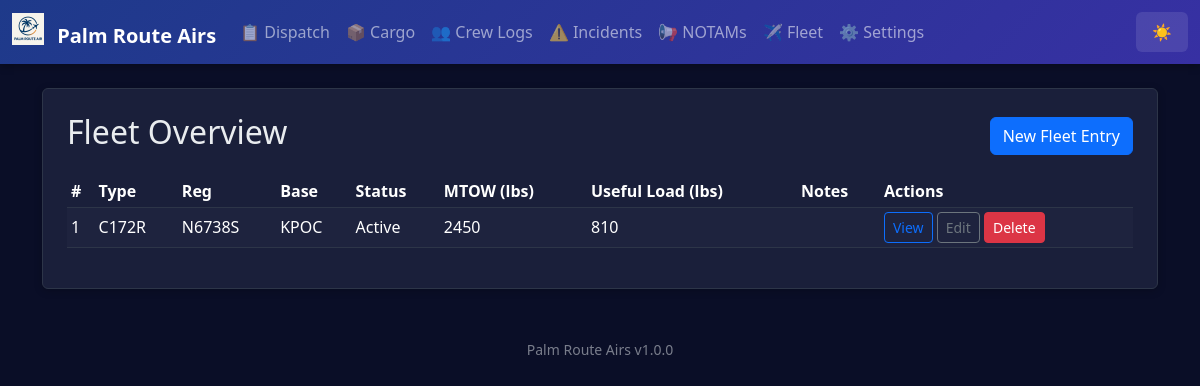
The app's page /fleet/history, older data.
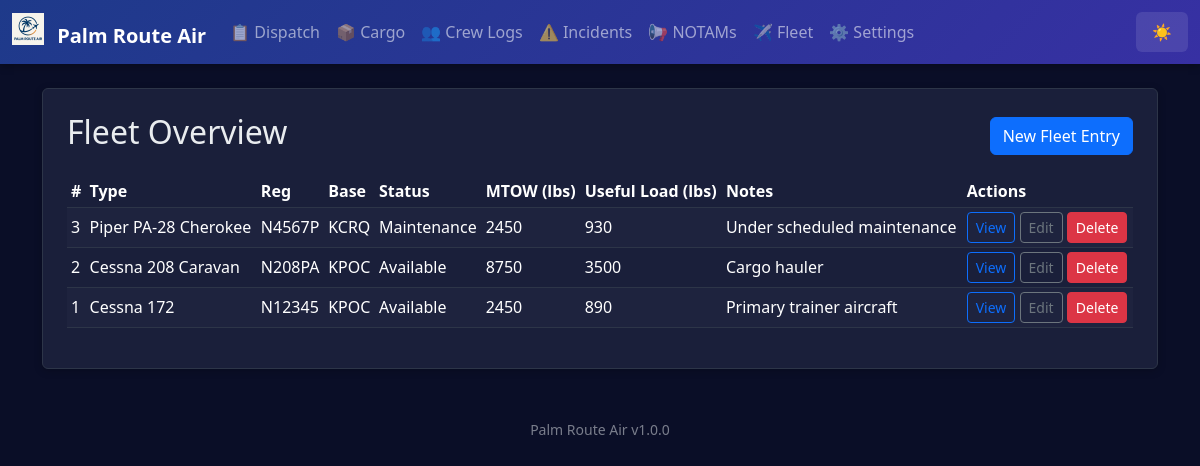
The same page, newer data.
### app.py (models this page shows)
class AppSettings(db.Model):
    id = db.Column(db.Integer, primary_key=True)
    company_name = db.Column(db.String(100), default='Palm Route Air')
    logo_filename = db.Column(db.String(120))  # stored in static/logos/
    difficulty = db.Column(db.String(20), default='Normal')  # Easy, Normal, Hard, Realistic
    realism_fuel_variance = db.Column(db.Float, default=0.05)  # ±5% revenue jitter
    realism_destination_penalty = db.Column(db.Float, default=0.25)  # 25% penalty for missed destination
    currency_symbol = db.Column(db.String(5), default='$')
    distance_unit = db.Column(db.String(10), default='NM')  # NM or KM
    weight_unit = db.Column(db.String(10), default='lbs')  # lbs or kg
    show_workflow_help = db.Column(db.Integer, default=1)  # 1 = show, 0 = hide

class FleetEntry(db.Model):
    id = db.Column(db.Integer, primary_key=True)
    aircraft_type = db.Column(db.String(50))
    registration = db.Column(db.String(20))
    base = db.Column(db.String(10))
    status = db.Column(db.String(20))
    max_takeoff_weight = db.Column(db.String(20))
    useful_load = db.Column(db.String(20))
    notes = db.Column(db.Text)

### app.py (the view)
@app.route('/fleet/history')
def fleet_history():
    entries = FleetEntry.query.order_by(FleetEntry.id.desc()).all()
    return render_template('fleet_history.html', entries=entries)

### app.py (called while the page is built)
@app.context_processor
def inject_settings():
    try:
        settings = AppSettings.query.first()
        if not settings:
            settings = AppSettings(company_name='Palm Route Air')
    except:
        settings = None
    return dict(app_settings=settings, app_version=APP_VERSION)

### templates/fleet_history.html
{% extends 'base.html' %}
{% block content %}
<div class="p-4 bg-white rounded shadow-sm">
  <div class="d-flex justify-content-between align-items-center mb-3">
    <h2>Fleet Overview</h2>
    <a href="{{ url_for('fleet') }}" class="btn btn-primary">New Fleet Entry</a>
  </div>
  {% if entries %}
  <div class="table-responsive">
    <table class="table table-sm table-striped align-middle">
      <thead>
        <tr>
          <th>#</th>
          <th>Type</th>
          <th>Reg</th>
          <th>Base</th>
          <th>Status</th>
          <th>MTOW (lbs)</th>
          <th>Useful Load (lbs)</th>
          <th>Notes</th>
          <th>Actions</th>
        </tr>
      </thead>
      <tbody>
        {% for f in entries %}
        <tr>
          <td>{{ f.id }}</td>
          <td>{{ f.aircraft_type }}</td>
          <td>{{ f.registration }}</td>
          <td>{{ f.base }}</td>
          <td>{{ f.status }}</td>
          <td>{{ f.max_takeoff_weight }}</td>
          <td>{{ f.useful_load }}</td>
          <td style="max-width: 260px; white-space: nowrap; overflow: hidden; text-overflow: ellipsis;">{{ f.notes }}</td>
          <td class="text-nowrap">
            <a class="btn btn-outline-primary btn-sm" href="{{ url_for('fleet_detail', id=f.id) }}">View</a>
            <a class="btn btn-outline-secondary btn-sm" href="{{ url_for('fleet_edit', id=f.id) }}">Edit</a>
            <form action="{{ url_for('delete_fleet', id=f.id) }}" method="post" class="d-inline">
              <button class="btn btn-danger btn-sm" onclick="return confirm('Delete this fleet entry?')">Delete</button>
            </form>
          </td>
        </tr>
        {% endfor %}
      </tbody>
    </table>
  </div>
  {% else %}
  <p class="text-muted">No fleet entries saved yet.</p>
  {% endif %}
</div>
{% endblock %}

### templates/base.html (shortened to what this page needs)
<!doctype html>
<html lang="en" data-bs-theme="dark">
  <head>
    <link href="https://cdn.jsdelivr.net/npm/bootstrap@5.3.3/dist/css/bootstrap.min.css" rel="stylesheet">
  </head>
  <body>
    <nav class="navbar navbar-expand-lg navbar-dark mb-4">
      <div class="container-fluid">
        <a class="navbar-brand fw-bold" href="{{ url_for('index') }}">
          {% if app_settings and app_settings.logo_filename %}
            <img src="{{ url_for('static', filename='logos/' + app_settings.logo_filename) }}" height="32" class="me-2" style="vertical-align: -0.125em;" alt="Logo">
          {% endif %}
          {{ app_settings.company_name if app_settings else 'Palm Route Air' }}
        </a>
        <div class="collapse navbar-collapse" id="navbarNav">
          <ul class="navbar-nav me-auto">
            <li class="nav-item"><a class="nav-link" href="{{ url_for('dispatch_history') }}">📋 Dispatch</a></li>
            <li class="nav-item"><a class="nav-link" href="{{ url_for('cargo_history') }}">📦 Cargo</a></li>
            <li class="nav-item"><a class="nav-link" href="{{ url_for('crew_history') }}">👥 Crew Logs</a></li>
            <li class="nav-item"><a class="nav-link" href="{{ url_for('incident_history') }}">⚠️ Incidents</a></li>
            <li class="nav-item"><a class="nav-link" href="{{ url_for('notams_history') }}">📢 NOTAMs</a></li>
            <li class="nav-item"><a class="nav-link" href="{{ url_for('fleet_history') }}">✈️ Fleet</a></li>
            <li class="nav-item"><a class="nav-link" href="{{ url_for('settings') }}">⚙️ Settings</a></li>
          </ul>
          <button class="theme-toggle text-white" onclick="toggleTheme()" title="Toggle theme">
            <span id="theme-icon">🌙</span>
          </button>
        </div>
      </div>
    </nav>
    <main class="container mb-5">
      {% block content %}{% endblock %}
    </main>
    <footer class="container text-center pb-3">
      <small class="text-muted">{{ app_settings.company_name if app_settings else 'Palm Route Air' }} {{ app_version }}</small>
    </footer>
  </body>
</html>

Row changes from the older to the newer data that the page shows:
changed AppSettings: company_name "Palm Route Airs" → "Palm Route Air"
added FleetEntry: id "3", aircraft_type "Piper PA-28 Cherokee", registration "N4567P", base "KCRQ", status "Maintenance", max_takeoff_weight "2450", useful_load "930", notes "Under scheduled maintenance"
added FleetEntry: id "2", aircraft_type "Cessna 208 Caravan", registration "N208PA", base "KPOC", status "Available", max_takeoff_weight "8750", useful_load "3500", notes "Cargo hauler"
changed FleetEntry id 1: aircraft_type "C172R" → "Cessna 172"; registration "N6738S" → "N12345"; status "Active" → "Available"; useful_load "810" → "890"; notes (not shown) → "Primary trainer aircraft"
